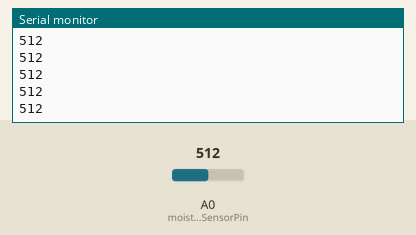
A sketch run on a simulated Arduino Uno, built with avr-gcc and run on an emulated ATmega328P. Shown: the last lines printed to the serial monitor. Inputs (shaded band) come from the test bench; at power-on: A0 (moistureSensorPin) = 512.

Above: at 1.2 s.
1.3 s: A0 (moistureSensorPin) set to 716
At 2.3 s:
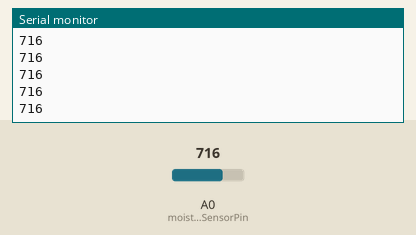
2.8 s: A0 (moistureSensorPin) set to 900
At 3.8 s:
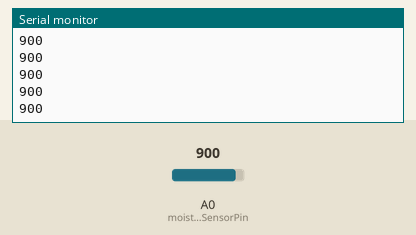
Timing chart, 0 to 5.8 s (numbered marks = the images above; inputs shaded):
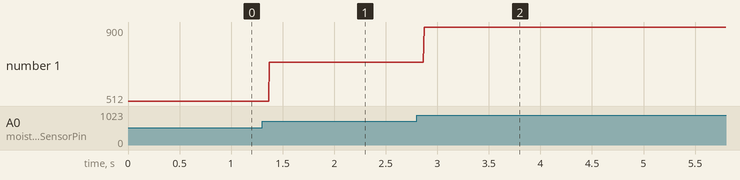

The sketch:

moisture_alone.ino
```cpp
//moisture trial alone


int moistureSensorPin = A0;
int moistureSensorValue;

void setup() {
  // put your setup code here, to run once:
  Serial.begin(9600);
  pinMode(moistureSensorPin,INPUT);
}

void loop() {
  // put your main code here, to run repeatedly:
  moistureSensorValue = analogRead(moistureSensorPin);
  Serial.println (moistureSensorValue);
}
```

Measured:
- after the input at 1.3 s, the serial monitor: prints a new line after 0.07 s (image 1)
- after the input at 2.8 s, the serial monitor: prints a new line after 0.07 s (image 2)
- plotted number 1: 512 → 716 after the input at 1.3 s, 716 → 900 after the input at 2.8 s
